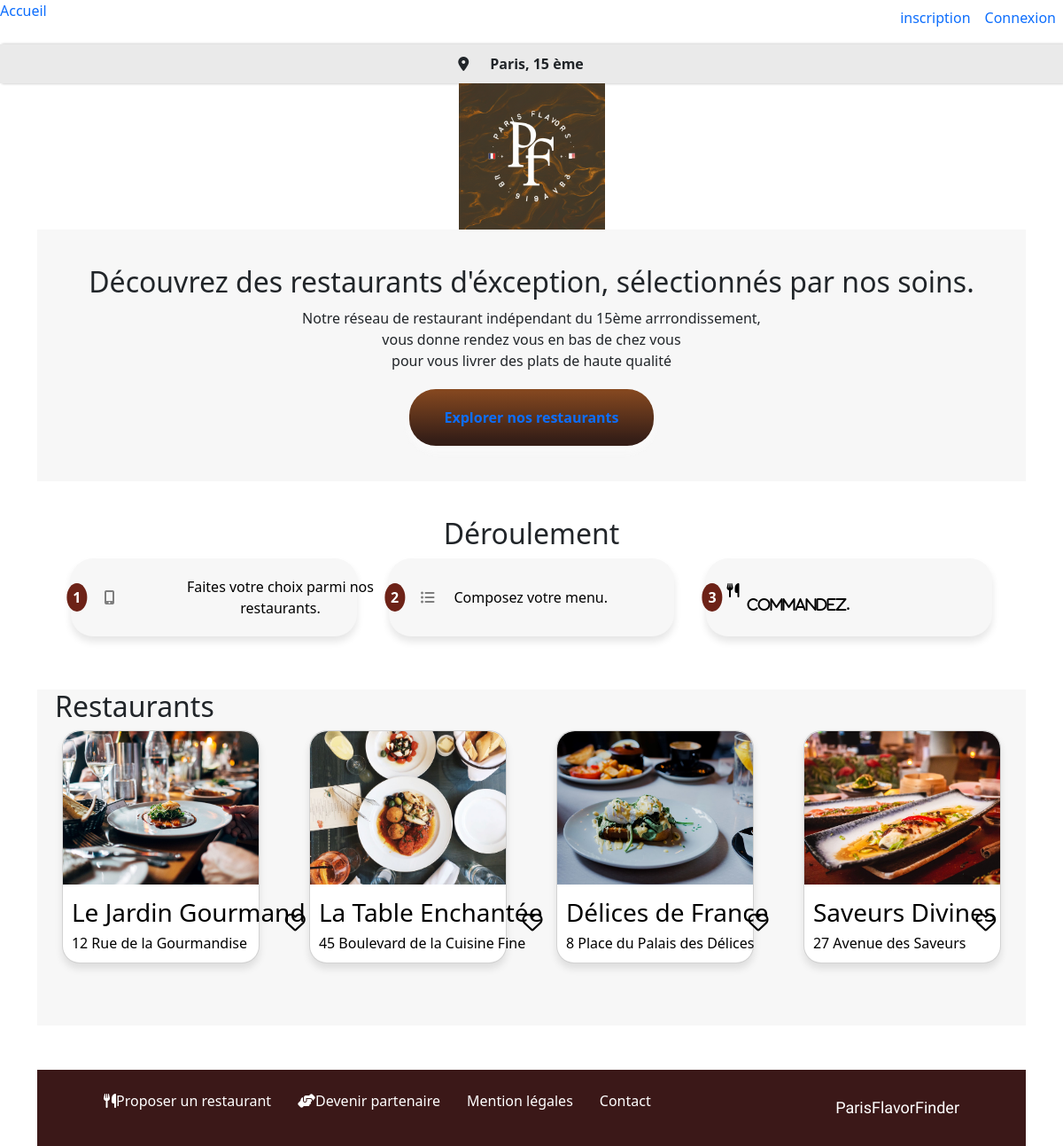
The page / on the database its author committed.
### tables this page shows
CREATE TABLE IF NOT EXISTS `restos` (
  `id_resto` int NOT NULL AUTO_INCREMENT,
  `nom_resto` varchar(250) NOT NULL,
  `adresse_resto` varchar(250) NOT NULL,
  `image_resto` varchar(250) NOT NULL,
  PRIMARY KEY (`id_resto`)
);

### include/actions.php (called while the page is built, shortened)
<?php
function get_resto() {
    $db = connectdb();
    $request = $db -> prepare("select * from restos");
    $request -> execute();
    $restos = $request -> fetchAll();
    return $restos;
}

### index.php (the view, shortened to what this page needs)
<?php
require_once "include/actions.php";
$restos = get_resto();
require_once("include/header.php");
?>
<!DOCTYPE html>
<html lang="fr">
    <head>
        <link  rel="stylesheet" href="./css/normalize.css">
        <link rel='stylesheet' href="./css/style.css" type='text/css'>
    </head>
    <body>
<div class="localisation">
            <i class="fa-sharp fa-solid fa-location-dot"></i>
            <p><strong>Paris, 15 ème</strong></p>
        </div>
        <div class="container">
            <header>
                <img src="./img/logo/logo.png" alt="logo">
            </header>
            <nav>
               <div class="nav_container">
                    <h2>Découvrez des restaurants d'éxception, sélectionnés par nos soins.</h2>
                    <p>Notre réseau de restaurant indépendant du 15ème arrrondissement, </p>
                    <p>vous donne rendez vous en bas de chez vous</p>
                    <p>pour vous livrer des plats de haute qualité</p>
                    <div class="scroll-bottom go-to">
                        <a href="#card_container"><p class="bouton">Explorer nos restaurants</a></p>
                    </div>
               </div>
            </nav>
                <div class="fonc_container">
                    <h2>Déroulement</h2>
                    <div class="fonc_menu">
                        <div class="menu">
                            <p class="number">1</p>
                            <i class="fa-solid fa-mobile-screen-button"></i>
                            <p class="choix">Faites votre choix parmi nos restaurants.</p>
                        </div>
                        <div class="menu">
                            <p class="number">2</p>
                            <i class="fa-solid fa-list-ul"></i>
                            <p class="choix">Composez votre menu.</p>
                        </div>
                        <div class="menu">
                            <p class="number">3</p>
                            <li class="fa-solid fa-utensils"></i>
                            <p class="choix">Commandez.</p>
                        </div>
                    </div>
                </div>
            <article id="card_container" class="page-section">
                <div class="tit_res">
                <h2>Restaurants</h2>
                </div>
                <div class="card_container">
                    <?php foreach($restos as $resto) { ?>
                    <div class="card">
                        <a href="./restos.php?idresto=<?=$resto["id_resto"]?>">
                            <div class="card_body">
                                <img src="./img/menus/<?= $resto["image_resto"]?>" alt="<?= $resto["nom_resto"]?>">
                            </div>
                            <div class="card_description">
                                <div class="card_place">
                                    <h3><?= $resto["nom_resto"]?></h3>
                                    <p><?= $resto["adresse_resto"]?></p>
                                </div>
                                <div class="card_like">
                                    <i class="fa-regular fa-heart"></i>
                                </div>
                            </div>
                        </a>
                    </div>
                    <?php } ?>
                </div>
            </article>
            <footer>
                <h1>ParisFlavorFinder</h1>
                <ul>
                    <li class="footli1"><i class="fa-solid fa-utensils"></i>Proposer un restaurant</li>
                    <li class="footli"><i class="fa-solid fa-handshake-angle"></i>Devenir partenaire</li>
                    <li>Mention légales</li>
                    <li><a href="mailto:#">Contact</a></li>
                </ul>
            </footer>
        </div>
    </body>
</html>

### include/header.php (shortened to what this page needs)
<!DOCTYPE html>
<html lang="fr">
    <head>
        <link  rel="stylesheet" href="./css/normalize.css">
        <link rel='stylesheet' href="./css/style.css" type='text/css'>
        <link rel="stylesheet" href="https://cdn.jsdelivr.net/npm/bootstrap@5.3.3/dist/css/bootstrap.min.css">
    </head>
    <body>
<header>
<header>
<nav class="d-flex justify-content-between w-100">
    <div>
        <a href="index.php">Accueil</a>
    </div>
    <div class="d-flex justify-content-end">
        <?php if(isset($_SESSION["user_id"])) {
            if( $_SESSION ["user_type"]  == "admin"){ ?>
              <a class = "m-2" href="ajoutmenus.php">Ajout </a>
        <?php }?>
            <a class = "m-2" href="#"><?= $_SESSION["user_name"]?></a>
            <a class = "m-2" href="include/user.php?logout=logout"><i class="fa-solid fa-power-off"></i> <br></a>
       <?php } else{ ?>
        <a class = "m-2" href="inscription.php">inscription</a>
        <a class = "m-2" href="connexion.php">Connexion</a>
        <?php } ?>
    </div>
</nav>
</header>

### rows shown on the page
restos: image_resto (picture), nom_resto "Le Jardin Gourmand", adresse_resto "12 Rue de la Gourmandise"
restos: image_resto (picture), nom_resto "La Table Enchantée", adresse_resto "45 Boulevard de la Cuisine Fine"
restos: image_resto (picture), nom_resto "Délices de France", adresse_resto "8 Place du Palais des Délices"
restos: image_resto (picture), nom_resto "Saveurs Divines", adresse_resto "27 Avenue des Saveurs"
